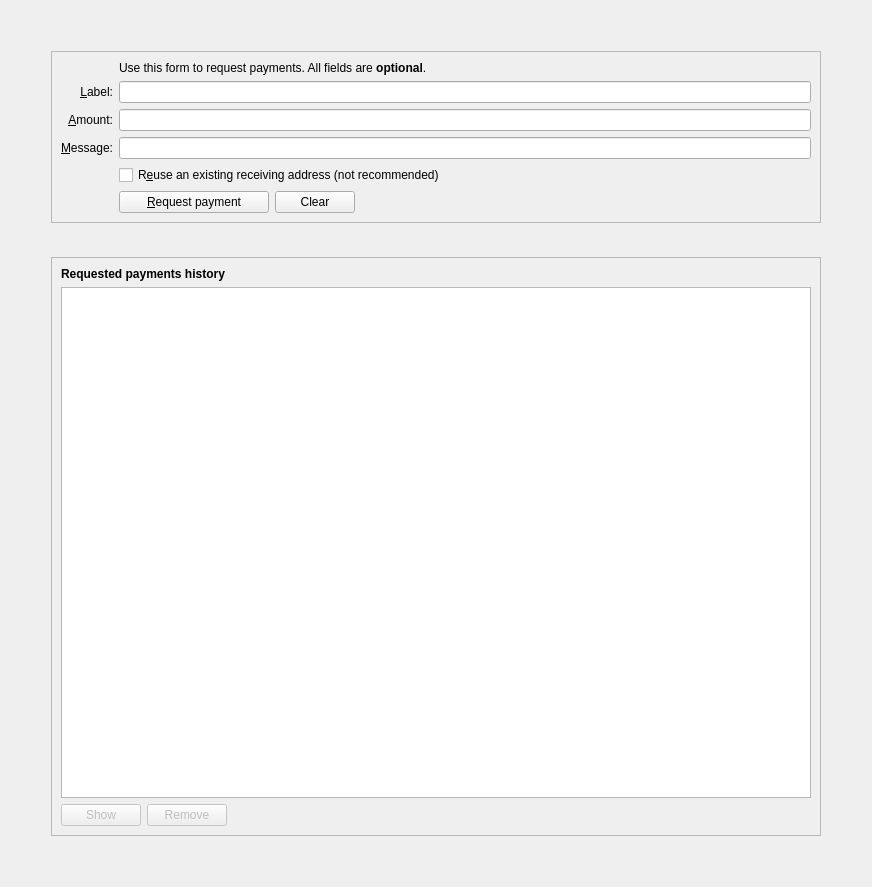
<?xml version="1.0" encoding="UTF-8"?>
<ui version="4.0">
 <class>ReceiveCoinsDialog</class>
 <widget class="QWidget" name="ReceiveCoinsDialog">
  <property name="geometry">
   <rect>
    <x>0</x>
    <y>0</y>
    <width>872</width>
    <height>887</height>
   </rect>
  </property>
  <layout class="QVBoxLayout" name="verticalLayout" stretch="0">
   <item>
    <layout class="QVBoxLayout" name="verticalLayout_5">
     <property name="spacing">
      <number>34</number>
     </property>
     <property name="leftMargin">
      <number>40</number>
     </property>
     <property name="topMargin">
      <number>40</number>
     </property>
     <property name="rightMargin">
      <number>40</number>
     </property>
     <property name="bottomMargin">
      <number>40</number>
     </property>
     <item>
      <widget class="QFrame" name="frame2">
       <property name="sizePolicy">
        <sizepolicy hsizetype="Preferred" vsizetype="Fixed">
         <horstretch>0</horstretch>
         <verstretch>0</verstretch>
        </sizepolicy>
       </property>
       <property name="frameShape">
        <enum>QFrame::StyledPanel</enum>
       </property>
       <property name="frameShadow">
        <enum>QFrame::Sunken</enum>
       </property>
       <layout class="QVBoxLayout" name="verticalLayout_3">
        <item>
         <layout class="QGridLayout" name="gridLayout">
          <item row="7" column="2">
           <widget class="QCheckBox" name="reuseAddress">
            <property name="toolTip">
             <string>Reuse one of the previously used receiving addresses. Reusing addresses has security and privacy issues. Do not use this unless re-generating a payment request made before.</string>
            </property>
            <property name="text">
             <string>R&amp;euse an existing receiving address (not recommended)</string>
            </property>
           </widget>
          </item>
          <item row="7" column="0">
           <widget class="QLabel" name="label_4">
            <property name="text">
             <string/>
            </property>
           </widget>
          </item>
          <item row="6" column="0">
           <widget class="QLabel" name="label_3">
            <property name="toolTip">
             <string>An optional message to attach to the payment request, which will be displayed when the request is opened. Note: The message will not be sent with the payment over the Gaelium network.</string>
            </property>
            <property name="text">
             <string>&amp;Message:</string>
            </property>
            <property name="alignment">
             <set>Qt::AlignRight|Qt::AlignTrailing|Qt::AlignVCenter</set>
            </property>
            <property name="buddy">
             <cstring>reqMessage</cstring>
            </property>
           </widget>
          </item>
          <item row="4" column="2">
           <widget class="QLineEdit" name="reqLabel">
            <property name="toolTip">
             <string>An optional label to associate with the new receiving address.</string>
            </property>
           </widget>
          </item>
          <item row="6" column="2">
           <widget class="QLineEdit" name="reqMessage">
            <property name="toolTip">
             <string>An optional message to attach to the payment request, which will be displayed when the request is opened. Note: The message will not be sent with the payment over the Gaelium network.</string>
            </property>
           </widget>
          </item>
          <item row="2" column="2">
           <widget class="QLabel" name="label_5">
            <property name="text">
             <string>Use this form to request payments. All fields are &lt;b&gt;optional&lt;/b&gt;.</string>
            </property>
           </widget>
          </item>
          <item row="4" column="0">
           <widget class="QLabel" name="label_2">
            <property name="toolTip">
             <string>An optional label to associate with the new receiving address.</string>
            </property>
            <property name="text">
             <string>&amp;Label:</string>
            </property>
            <property name="alignment">
             <set>Qt::AlignRight|Qt::AlignTrailing|Qt::AlignVCenter</set>
            </property>
            <property name="buddy">
             <cstring>reqLabel</cstring>
            </property>
           </widget>
          </item>
          <item row="5" column="0">
           <widget class="QLabel" name="label">
            <property name="toolTip">
             <string>An optional amount to request. Leave this empty or zero to not request a specific amount.</string>
            </property>
            <property name="text">
             <string>&amp;Amount:</string>
            </property>
            <property name="alignment">
             <set>Qt::AlignRight|Qt::AlignTrailing|Qt::AlignVCenter</set>
            </property>
            <property name="buddy">
             <cstring>reqAmount</cstring>
            </property>
           </widget>
          </item>
          <item row="5" column="2">
           <widget class="GaeliumAmountField" name="reqAmount">
            <property name="minimumSize">
             <size>
              <width>80</width>
              <height>0</height>
             </size>
            </property>
            <property name="toolTip">
             <string>An optional amount to request. Leave this empty or zero to not request a specific amount.</string>
            </property>
           </widget>
          </item>
          <item row="8" column="2">
           <layout class="QHBoxLayout" name="horizontalLayout">
            <item>
             <widget class="QPushButton" name="receiveButton">
              <property name="minimumSize">
               <size>
                <width>150</width>
                <height>0</height>
               </size>
              </property>
              <property name="text">
               <string>&amp;Request payment</string>
              </property>
              <property name="icon">
               <iconset resource="../gaelium.qrc">
                <normaloff>:/icons/receiving_addresses</normaloff>:/icons/receiving_addresses</iconset>
              </property>
             </widget>
            </item>
            <item>
             <widget class="QPushButton" name="clearButton">
              <property name="sizePolicy">
               <sizepolicy hsizetype="Minimum" vsizetype="Fixed">
                <horstretch>0</horstretch>
                <verstretch>0</verstretch>
               </sizepolicy>
              </property>
              <property name="toolTip">
               <string>Clear all fields of the form.</string>
              </property>
              <property name="text">
               <string>Clear</string>
              </property>
              <property name="icon">
               <iconset resource="../gaelium.qrc">
                <normaloff>:/icons/remove</normaloff>:/icons/remove</iconset>
              </property>
              <property name="autoDefault">
               <bool>false</bool>
              </property>
             </widget>
            </item>
            <item>
             <spacer name="horizontalSpacer">
              <property name="orientation">
               <enum>Qt::Horizontal</enum>
              </property>
              <property name="sizeHint" stdset="0">
               <size>
                <width>40</width>
                <height>20</height>
               </size>
              </property>
             </spacer>
            </item>
           </layout>
          </item>
          <item row="8" column="0">
           <widget class="QLabel" name="label_7">
            <property name="text">
             <string/>
            </property>
           </widget>
          </item>
         </layout>
        </item>
       </layout>
      </widget>
     </item>
     <item>
      <widget class="QFrame" name="frame">
       <property name="sizePolicy">
        <sizepolicy hsizetype="Preferred" vsizetype="Expanding">
         <horstretch>0</horstretch>
         <verstretch>0</verstretch>
        </sizepolicy>
       </property>
       <property name="frameShape">
        <enum>QFrame::StyledPanel</enum>
       </property>
       <property name="frameShadow">
        <enum>QFrame::Raised</enum>
       </property>
       <layout class="QVBoxLayout" name="verticalLayout_2">
        <item>
         <widget class="QLabel" name="label_6">
          <property name="font">
           <font>
            <weight>75</weight>
            <bold>true</bold>
           </font>
          </property>
          <property name="text">
           <string>Requested payments history</string>
          </property>
         </widget>
        </item>
        <item>
         <widget class="QTableView" name="recentRequestsView">
          <property name="contextMenuPolicy">
           <enum>Qt::CustomContextMenu</enum>
          </property>
          <property name="tabKeyNavigation">
           <bool>false</bool>
          </property>
          <property name="sortingEnabled">
           <bool>true</bool>
          </property>
         </widget>
        </item>
        <item>
         <layout class="QHBoxLayout" name="horizontalLayout_2">
          <item>
           <widget class="QPushButton" name="showRequestButton">
            <property name="enabled">
             <bool>false</bool>
            </property>
            <property name="toolTip">
             <string>Show the selected request (does the same as double clicking an entry)</string>
            </property>
            <property name="text">
             <string>Show</string>
            </property>
            <property name="icon">
             <iconset resource="../gaelium.qrc">
              <normaloff>:/icons/edit</normaloff>:/icons/edit</iconset>
            </property>
            <property name="autoDefault">
             <bool>false</bool>
            </property>
           </widget>
          </item>
          <item>
           <widget class="QPushButton" name="removeRequestButton">
            <property name="enabled">
             <bool>false</bool>
            </property>
            <property name="toolTip">
             <string>Remove the selected entries from the list</string>
            </property>
            <property name="text">
             <string>Remove</string>
            </property>
            <property name="icon">
             <iconset resource="../gaelium.qrc">
              <normaloff>:/icons/remove</normaloff>:/icons/remove</iconset>
            </property>
            <property name="autoDefault">
             <bool>false</bool>
            </property>
           </widget>
          </item>
          <item>
           <spacer name="horizontalSpacer_2">
            <property name="orientation">
             <enum>Qt::Horizontal</enum>
            </property>
            <property name="sizeHint" stdset="0">
             <size>
              <width>40</width>
              <height>20</height>
             </size>
            </property>
           </spacer>
          </item>
         </layout>
        </item>
       </layout>
      </widget>
     </item>
    </layout>
   </item>
  </layout>
 </widget>
 <customwidgets>
  <customwidget>
   <class>GaeliumAmountField</class>
   <extends>QLineEdit</extends>
   <header>gaeliumamountfield.h</header>
   <container>1</container>
  </customwidget>
 </customwidgets>
 <tabstops>
  <tabstop>reqLabel</tabstop>
  <tabstop>reqAmount</tabstop>
  <tabstop>reqMessage</tabstop>
  <tabstop>reuseAddress</tabstop>
  <tabstop>receiveButton</tabstop>
  <tabstop>clearButton</tabstop>
  <tabstop>recentRequestsView</tabstop>
  <tabstop>showRequestButton</tabstop>
  <tabstop>removeRequestButton</tabstop>
 </tabstops>
 <resources>
  <include location="../gaelium.qrc"/>
 </resources>
 <connections/>
</ui>
